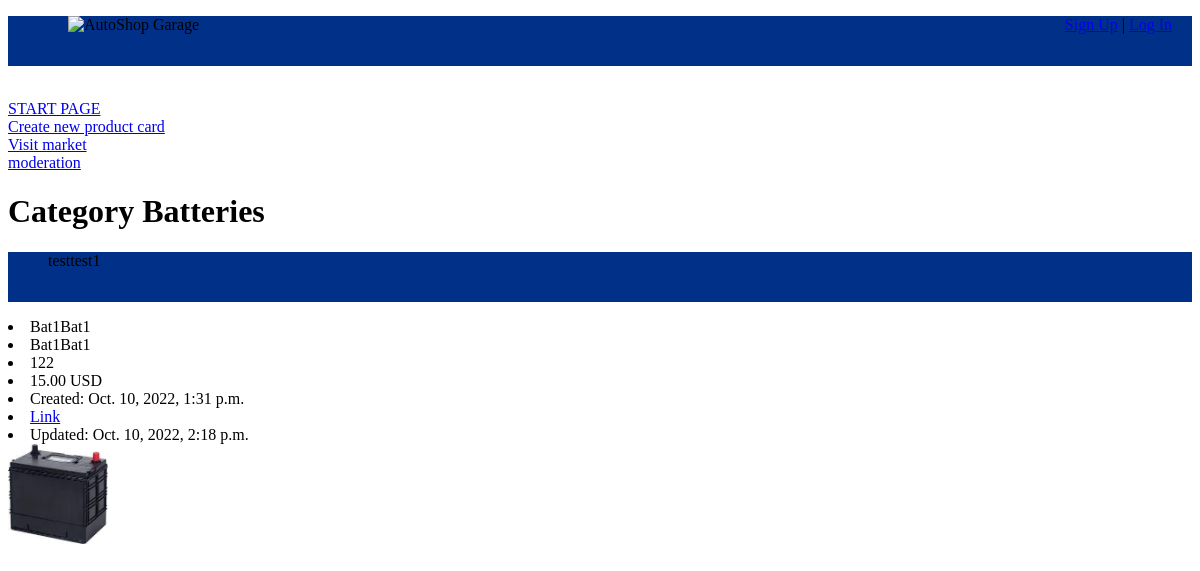
The page /market/batteries on the database as committed earlier.
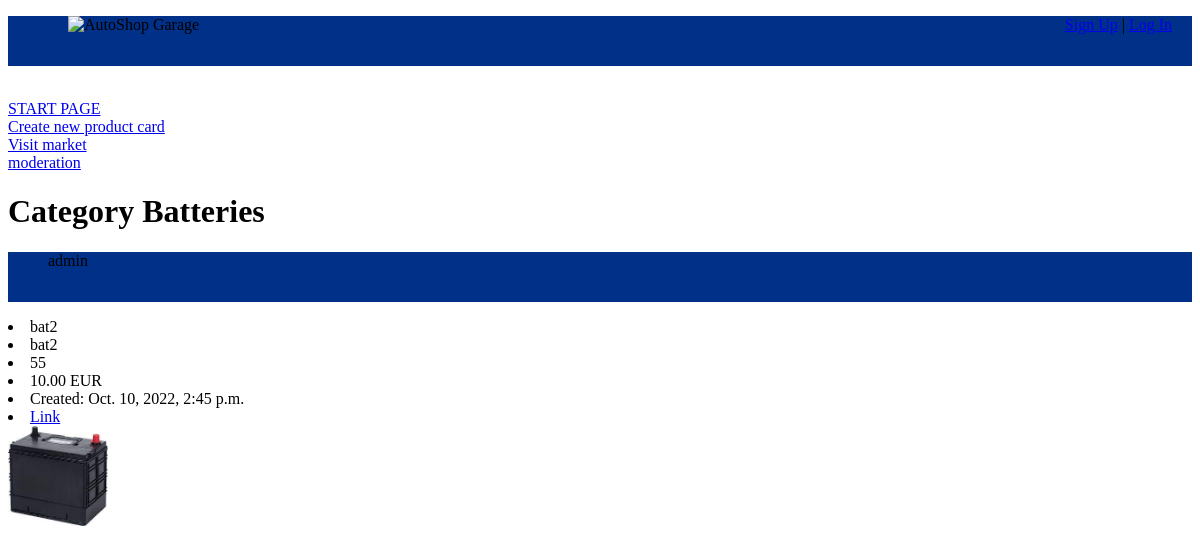
The same page on the database as committed later.
### goods/models.py (models this page shows, shortened)
class Category(models.Model):
    name = models.CharField(max_length=100)
    slug = models.SlugField(default='', null=False, db_index=True)

class Product(models.Model):
    category = models.ForeignKey(Category, related_name='products', on_delete=models.CASCADE)
    owner = models.ForeignKey(User, on_delete=models.CASCADE)
    name = models.CharField(max_length=80)
    part_number = models.CharField(max_length=30)
    discription = models.TextField()
    amount = models.PositiveIntegerField()
    price = models.DecimalField(max_digits=10, decimal_places=2)
    EURO = 'EUR'
    USD = 'USD'
    CURRENCY_CHOICES = [
        (EURO, 'Euro'),
        (USD, 'Dollars'),
    ]
    currency = models.CharField(max_length=3, choices=CURRENCY_CHOICES, default='USD')
    picture = models.ImageField(upload_to = 'uploads/', verbose_name='Product Image', null=True, blank=True)
    created = models.DateTimeField(auto_now_add=True)
    updated = models.DateTimeField(auto_now=True)
    on_moderation = models.BooleanField(default=True)

### goods/views.py (the view)
# urls.py: path('<slug:slug_category>', views.category, name='category-detail'),
def category(request, slug_category:str):
    category = get_object_or_404(Category, slug=slug_category)
    products = Product.objects.filter(category=category.id)
    return render(request, 'goods/category.html', context={
        'category':category,
        'products':products,
    })

### goods/templates/goods/category.html (shortened to what this page needs)
{% extends 'base.html' %}
{% load static %}
{% block content %}
    <h1>Category {{ category.name }}</h1>
    {% for product in products %}
        {% if not product.on_moderation %}
        <div class="product-card">
            <ul>{{ product.owner }}</ul>
            <li>{{ product.name }}</li>
            <li>{{ product.discription }}</li>
            <li>{{ product.amount }}</li>
            <li>{{ product.price }} {{ product.currency }}</li>
            <li>Created: {{ product.created }}</li>
            <li><a href="{{ category.slug }}/{{ product.id }}">Link</a></li>
            {% if product.updated != product.created %}
                <li> Updated: {{ product.updated }}</li>
            {% endif %}
            <img src="{{product.picture.url}}" alt="Product Card" width="100" height="100">
        </div>
        {% endif %}
    {% endfor %}
{% endblock %}

### templates/base.html (shortened to what this page needs)
{% load static%}
<!DOCTYPE html>
<html lang="en">
<head>
    <link rel="stylesheet" href="{% static 'css/base.css' %}">
</head>
<body>
<ul>
    <li><img class='logo' src="{% static 'pictures/logo.png' %}" alt="AutoShop Garage" width="50" height="50"></li>
    {% if request.user.is_authenticated %}
        <li>{{ user.profile.user_type }}, {{ user.username }} |
        <a href="{% url 'logout' %}">Exit</a></li>
    {% else %}
        <li><a class='authorisation' href="{% url 'sign_up' %}">Sign Up</a> |
        <a href="{% url 'login' %}">Log In</a></li>
    {% endif %}
</ul>
    <br>
    <a href="{% url 'start-page' %}">START PAGE</a> <br>
    <a href="{% url 'create-card' %}">Create new product card</a> <br>
    <a href="{% url 'market' %}">Visit market</a> <br>
    <a href="{% url 'moderation' %}">moderation</a>
{% block content %}{% endblock %}
</body>
</html>

### static/css/base.css (style rules this page uses)
ul { height: 50px; background-color: #003087; }
ul li { height: inherit; display: inline-block; flex: 0 0 1; }
ul li:first-child { margin-left: 20px; }
ul li:last-child { justify-content: flex-end; margin-right: 20px; float: right; }

Rows that differ between the two databases and show on the page:
removed Product: owner "testtest1", name "Bat1Bat1", discription "Bat1Bat1", amount "122", price "15.00", currency "USD", created "Oct. 10, 2022, 1:31 p.m.", updated "Oct. 10, 2022, 2:18 p.m.", picture (picture)
added Product: owner "admin", name "bat2", discription "bat2", amount "55", price "10.00", currency "EUR", created "Oct. 10, 2022, 2:45 p.m.", picture (picture)
